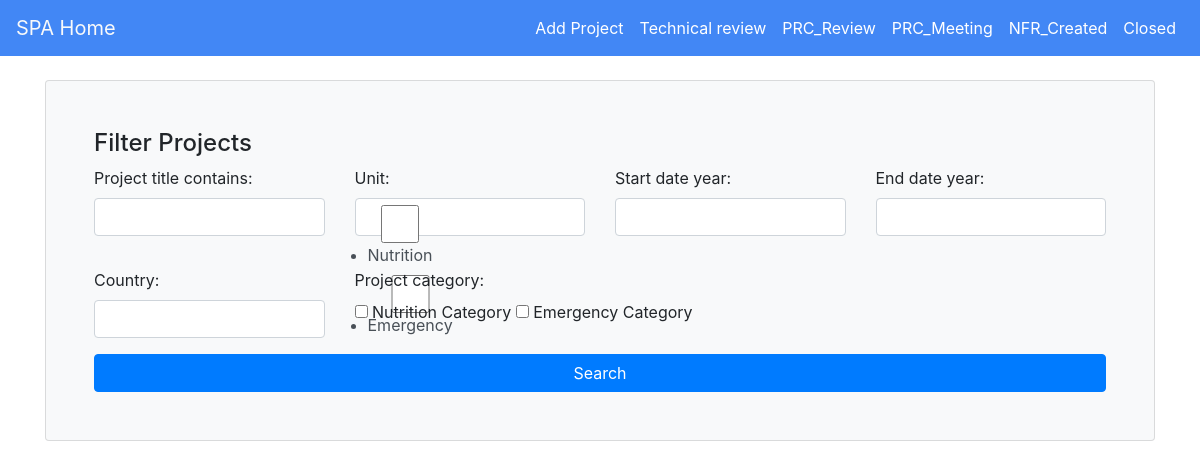
The app's page /search/, older data.
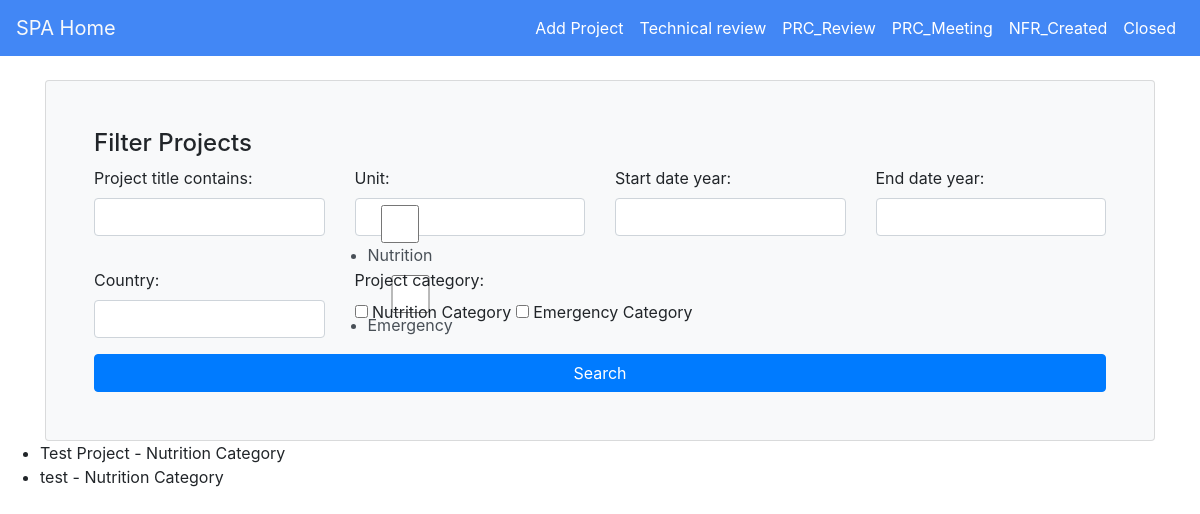
The same page, newer data.
### approval/models.py (models this page shows, shortened)
class ProjectCategory(models.Model):
    project_category = models.CharField(max_length=50)
    unit = models.OneToOneField(Unit, on_delete=models.CASCADE)
    def __str__(self):
        return self.project_category

class Project(models.Model):
    status = (
        ("new", "New"),
        ("tech", "Technical Review"),
        ("prc_review", "PRC Review"),
        ("prc_meeting", "PRC Meeting"),
        ("nfr", "NFR Created"),
        ("closed", "Closed"),
    )
    project_title = models.CharField(max_length=50)
    description = models.CharField(max_length=500)
    project_category = models.ForeignKey(ProjectCategory, on_delete=models.CASCADE)
    country = models.CharField(max_length=50)
    sub_office = models.CharField(max_length=50)
    project_category = models.CharField(max_length=50)
    start_date = models.DateField(auto_now=False, auto_now_add=False)
    end_date = models.DateField(auto_now=False, auto_now_add=False)
    unit = models.ForeignKey(Unit, on_delete=models.CASCADE, null=True)
    status = models.CharField(max_length=50, choices=status, default="tech")

### approval/views.py (the view)
# urls.py: path('search/', views.search, name='search'),
def search(request):
    projects = Project.objects.all()
    project_filter = ProjectFilter(request.GET, queryset=projects)
    return render(request, 'search.html', {'filter': project_filter})

### approval/models.py (called while the page is built)
    def __str__(self):
        return self.unit_name

### approval/templates/search.html (shortened to what this page needs)
{% include "base.html" %}
{% load widget_tweaks %}
{% block content %}
<div class="container">
  <form method="get">
    <div class="card bg-light p-5">
      <h4 style="margin-top: 0">Filter Projects</h4>
      <div class="row">
        <div class="form-group col-sm-4 col-md-3">
          {{ filter.form.project_title.label_tag }}
          {% render_field filter.form.project_title class="form-control" %}
        </div>
        <div class="form-group col-sm-4 col-md-3">
          {{ filter.form.unit.label_tag }}
          {% render_field filter.form.unit class="form-control" %}
        </div>
        <div class="form-group col-sm-4 col-md-3">
          {{ filter.form.start_date.label_tag }}
          {% render_field filter.form.start_date class="form-control" %}
        </div>
        <div class="form-group col-sm-4 col-md-3">
          {{ filter.form.end_date.label_tag }}
          {% render_field filter.form.end_date class="form-control" %}
        </div>
        <div class="form-group col-sm-4 col-md-3">
          {{ filter.form.country.label_tag }}
          {% render_field filter.form.country class="form-control" %}
        </div>
        <div class="form-group col-sm-8 col-md-6">
          {{ filter.form.project_category.label_tag }}
          <div>
            {% for category in filter.form.project_category %}
              <label class="checkbox-inline">
                {{ category.tag }} {{ category.choice_label }}
              </label>
            {% endfor %}
          </div>
        </div>
      </div>
      <button type="submit" class="btn btn-primary">
         Search
      </button>
    </div>
  </form>
</div>
      <ul>
      {% for project in filter.qs %}
        <li>{{ project.project_title }} - {{ project.project_category }}</li>
      {% endfor %}
      </ul>
{% endblock %}

Row changes from the older to the newer data that the page shows:
added Project: project_title "Test Project", project_category "Nutrition Category"
added Project: project_title "test", project_category "Nutrition Category"
